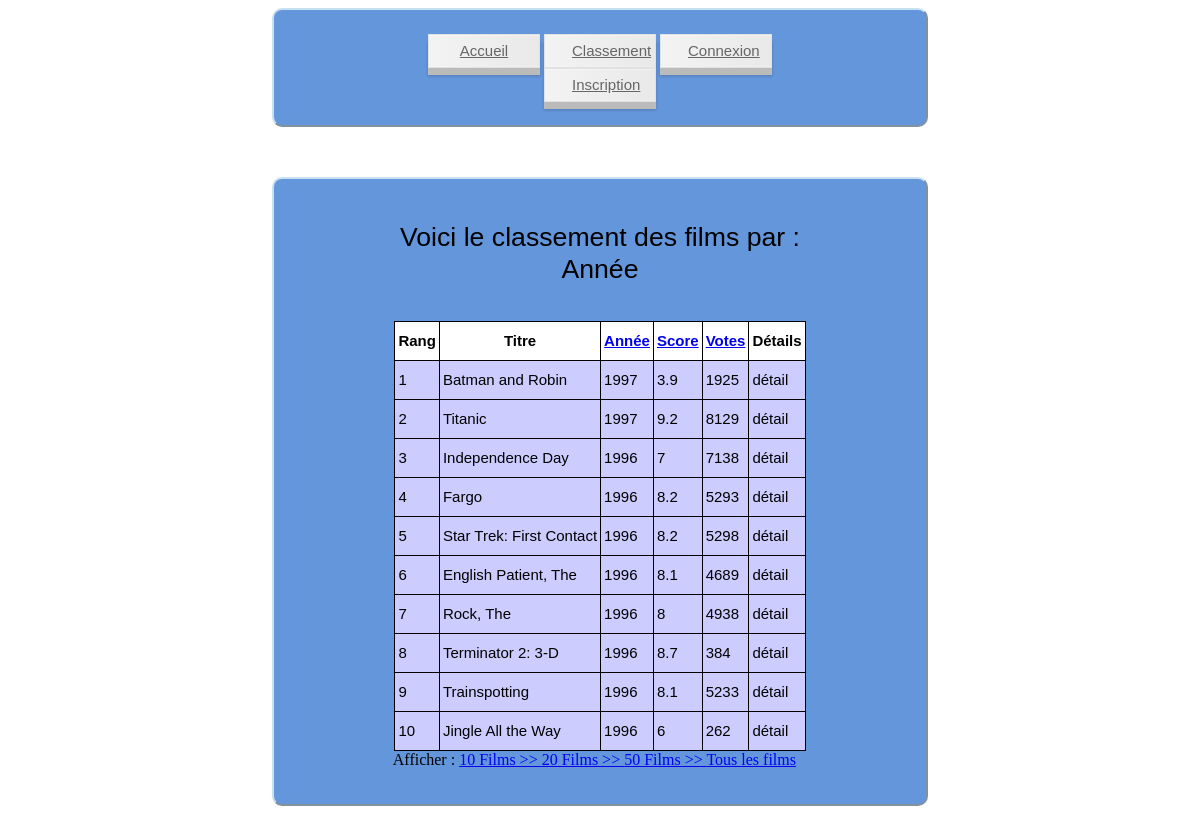
The page /index.php?action=class&type=Année&nb=10 on the database its author committed.
### tables this page shows
CREATE TABLE IF NOT EXISTS `Movie` (
  `MovieID` int(11) NOT NULL,
  `Titre` varchar(70) NOT NULL,
  `Année` int(4) NOT NULL,
  `Score` float NOT NULL,
  `Votes` int(11) NOT NULL
);

### bin/Cinema.php (called while the page is built)
<?php
$host ="localhost";
$user ="p1505974";
$password="243024";
$nombase="p1505974";
 ?>

### Model/Model.php (called while the page is built)
<?php
	abstract class Model{
		private static $bdd;
		protected function executerRequete($sql, $params = null) {
			if ($params == null) {
				$resultat = self::getBdd()->query($sql);
			}
			else {
				$resultat = self::getBdd()->prepare($sql);
				$resultat->execute($params);
			}
			return $resultat;
		}
		private static function getBdd() {
			if(self::$bdd == null){
				require './bin/Cinema.php';
				self::$bdd = new PDO('mysql:host='.$host .';dbname='.$nombase ,$user,$password);
				self::$bdd->exec('SET NAMES utf8');
				self::$bdd->setAttribute(PDO::ATTR_ERRMODE,PDO::ERRMODE_EXCEPTION);
			}
			return self::$bdd;
		}
	}
?>

### Model/FilmManager.php (called while the page is built, shortened)
<?php
	require('Model/Model.php');
	class FilmManager extends Model{
		public function getClassement($order){
			$films=$this->executerRequete('Select * from Movie Order by '.htmlspecialchars($order).' desc');
			return $films->fetchAll( PDO :: FETCH_ASSOC) ;
		}
	}
?>

### Views/classement.php (the view, shortened to what this page needs)
<?php
		echo '<h1>Voici le classement des films par : '.$_GET ['type'].'</h1><br>';
		echo '<table id=casting>
					<tr>
						<th class=listefilm>Rang</th>
						<th class=listefilm>Titre</th>
						<th class=listefilm><a href="./index.php?action=class&type=Année&nb='.$_GET['nb'].'"> Année</a></th>
						<th class=listefilm> <a href="./index.php?action=class&type=Score&nb='.$_GET['nb'].'"> Score</a></th>
						<th class=listefilm> <a href="./index.php?action=class&type=Votes&nb='.$_GET['nb'].'"> Votes</a></th>
						<th class=listefilm>Détails</th>
					</tr>';
		for( $i = 0 ; $i < $_GET['nb'] ; $i++){
			echo '<tr>';
			echo '<td>'.($i+1).'</td>';
			echo '<td>'.$classFilms[$i]['Titre'].'</td>';
			echo '<td>'.$classFilms[$i]['Année'].'</td>';
			echo '<td>'.$classFilms[$i]['Score'].'</td>';
			echo '<td>'.$classFilms[$i]['Votes'].'</td>';
			echo '<td> <a class=detail href="index.php?ID='.$classFilms[$i]['MovieID'].'"> détail </a>' ;
			echo '</tr>';
		}
		echo'</table>';
		echo' Afficher :
			<a href="./index.php?action=class&type='.$_GET ['type'].'&nb=10"> 10 Films >>  </a>
			  <a href="./index.php?action=class&type='.$_GET ['type'].'&nb=20"> 20 Films >> </a>
			  <a href="./index.php?action=class&type='.$_GET ['type'].'&nb=50"> 50 Films >> </a>
			  <a href="./index.php?action=class&type='.$_GET ['type'].'&nb='.count($classFilms).'">  Tous les films</a>';
	require("./Views/layout.php");
?>

### Web/CSS/superstyle.css (style rules this page uses)
body { background-image:url(http://cdn30.us1.fansshare.com/image/backgroundimage/bigstock-abstract-blue-background-repeat-1589075503.jpg); background-size:50%; }
h1,h2 { text-align: center; font: normal normal 300 15px/32px "Electrolize", Helvetica, sans-serif; font-size:20pt; }
table { margin:auto; font: normal normal 300 15px/32px "Electrolize", Helvetica, sans-serif; }
#casting { border-collapse: collapse; background-color:rgb(204, 204, 255) }
#casting td { padding:3px; border: solid 1px black; }
#casting th { padding:3px; border: solid 1px black; }
.detail { text-decoration:none; color:black; }
th.listefilm { background:white; }

### rows shown on the page
movie: Titre "Batman and Robin", Année "1997", Score "3.9", Votes "1925"
movie: Titre "Titanic", Année "1997", Score "9.2", Votes "8129"
movie: Titre "Independence Day", Année "1996", Score "7", Votes "7138"
movie: Titre "Fargo", Année "1996", Score "8.2", Votes "5293"
movie: Titre "Star Trek: First Contact", Année "1996", Score "8.2", Votes "5298"
movie: Titre "English Patient, The", Année "1996", Score "8.1", Votes "4689"
movie: Titre "Rock, The", Année "1996", Score "8", Votes "4938"
movie: Titre "Terminator 2: 3-D", Année "1996", Score "8.7", Votes "384"
movie: Titre "Trainspotting", Année "1996", Score "8.1", Votes "5233"
movie: Titre "Jingle All the Way", Année "1996", Score "6", Votes "262"

### other values the page prints
$_GET ['type'] "Année"
